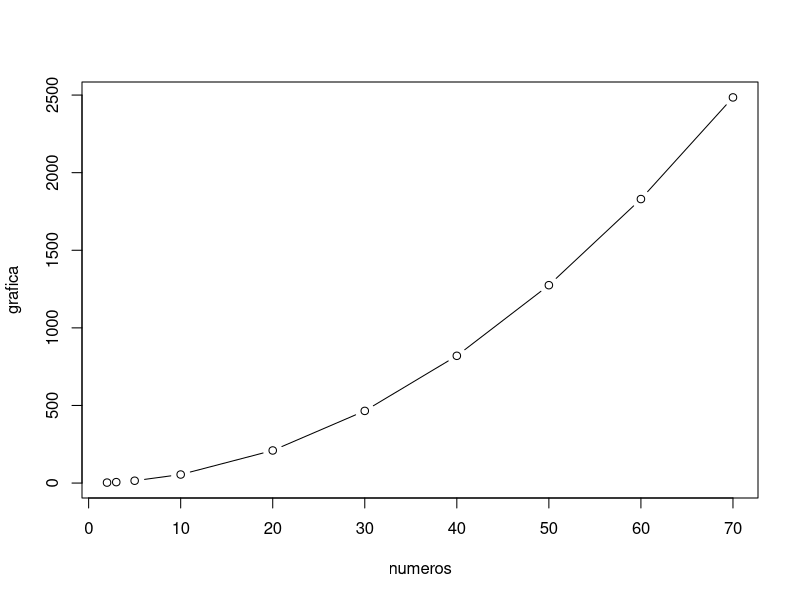

The R script that drew this image:
# Sub matriz triangular

numeros = c(2,3,5,10,20,30,40,50,60,70)

matriz_triangular <- function (numeros) {
  
  total <- c()
  
  for (i in numeros) {
    
    matriz_triangular = matrix (1 , ncol = i, nrow = i)
    aux = 0
    
    for (j in 1:i) {
      for (k in 1:j) {
        
        aux = aux + matriz_triangular[j,k]
      }   
    }
    
    total = c(total , aux)
    aux = 0
  }
  
  return (total)
}

grafica = matriz_triangular (numeros)

plot (numeros , grafica , type = 'b',col = 1)

